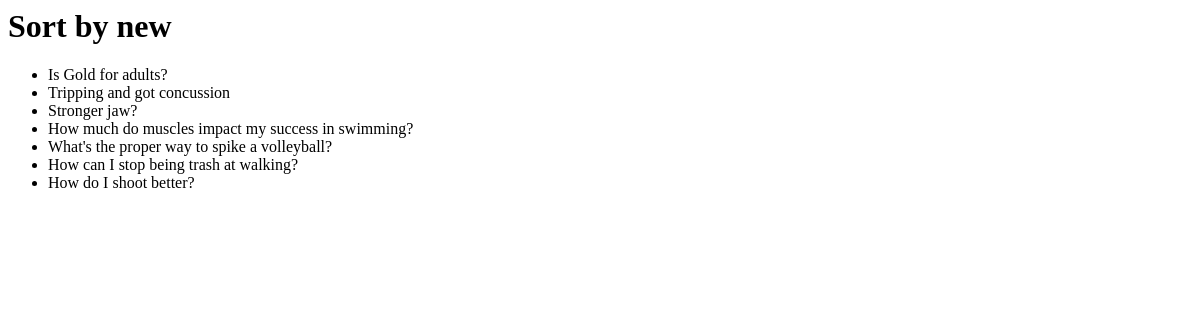
Before: /q/ with the older database file.
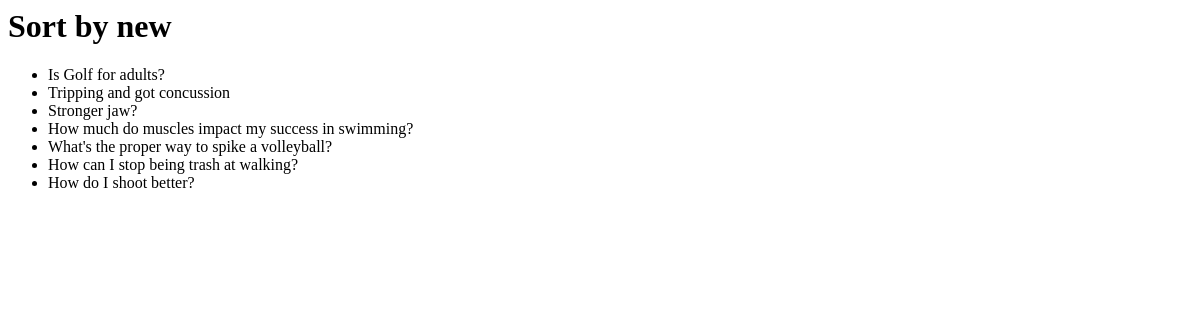
After: the same page with the newer database file.
### qa/models.py (models this page shows, shortened)
class Question(models.Model):
    author = models.ForeignKey(User, on_delete=models.CASCADE)
    question_text = HTMLField()
    question_title = models.CharField(max_length=100)
    pub_date = models.DateTimeField('date published', default=datetime.now)
    is_solved = models.BooleanField('is solved', default=False)
    category = models.CharField(max_length=2, choices=SPORT_CHOICES)
    class Meta:
        ordering = ['-pub_date']

### qa/views.py (the view)
# urls.py: path('', home_views.index, name='home-index'),
def index(request):
    questions = Question.objects.all().order_by('-pub_date')[:10]
    context = {
        'latest_questions_list': questions
    }
    return render(request, 'qa/index.html', context)

### qa/templates/qa/index.html
<h1>Sort by new</h1>
<ul>
    {% for question in latest_questions_list%}
    <li>
        {{ question.question_title }}
    </li>
    {% endfor %}
</ul>

Changed rows visible on the page:
changed Question: question_title "Is Gold for adults?" → "Is Golf for adults?"
